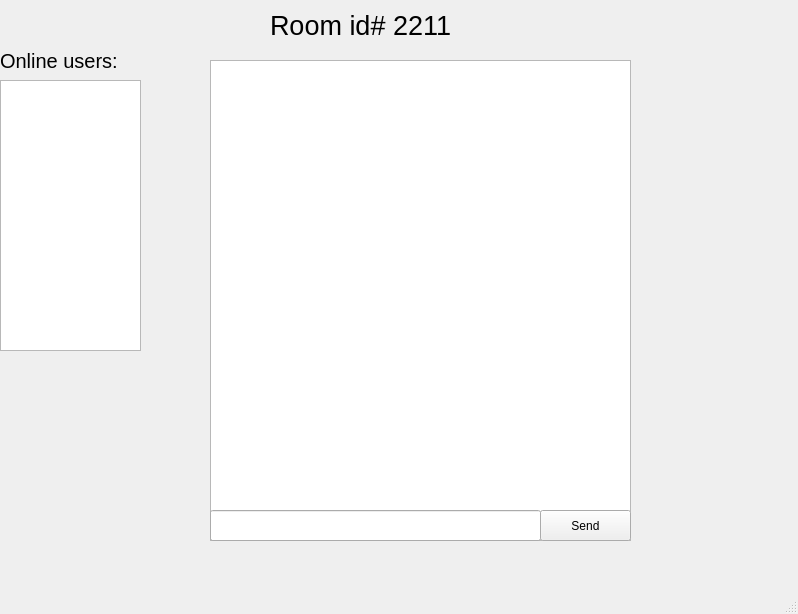
<?xml version="1.0" encoding="UTF-8"?>
<ui version="4.0">
 <class>MainWindow</class>
 <widget class="QMainWindow" name="MainWindow">
  <property name="geometry">
   <rect>
    <x>0</x>
    <y>0</y>
    <width>798</width>
    <height>614</height>
   </rect>
  </property>
  <property name="windowTitle">
   <string>MainWindow</string>
  </property>
  <widget class="QWidget" name="centralwidget">
   <widget class="QLabel" name="RoomLabel">
    <property name="geometry">
     <rect>
      <x>270</x>
      <y>0</y>
      <width>221</width>
      <height>51</height>
     </rect>
    </property>
    <property name="font">
     <font>
      <pointsize>20</pointsize>
     </font>
    </property>
    <property name="text">
     <string>Room id# 2211</string>
    </property>
   </widget>
   <widget class="QLabel" name="label_2">
    <property name="geometry">
     <rect>
      <x>0</x>
      <y>10</y>
      <width>171</width>
      <height>101</height>
     </rect>
    </property>
    <property name="font">
     <font>
      <pointsize>15</pointsize>
     </font>
    </property>
    <property name="text">
     <string>Online users:</string>
    </property>
   </widget>
   <widget class="QTextEdit" name="chatframe">
    <property name="geometry">
     <rect>
      <x>210</x>
      <y>60</y>
      <width>421</width>
      <height>481</height>
     </rect>
    </property>
    <property name="readOnly">
     <bool>true</bool>
    </property>
   </widget>
   <widget class="QLineEdit" name="chatLabel">
    <property name="geometry">
     <rect>
      <x>210</x>
      <y>510</y>
      <width>331</width>
      <height>31</height>
     </rect>
    </property>
   </widget>
   <widget class="QPushButton" name="sendButton">
    <property name="geometry">
     <rect>
      <x>540</x>
      <y>510</y>
      <width>91</width>
      <height>31</height>
     </rect>
    </property>
    <property name="text">
     <string>Send</string>
    </property>
   </widget>
   <widget class="QTextEdit" name="usersFrame">
    <property name="geometry">
     <rect>
      <x>0</x>
      <y>80</y>
      <width>141</width>
      <height>271</height>
     </rect>
    </property>
    <property name="readOnly">
     <bool>true</bool>
    </property>
   </widget>
  </widget>
  <widget class="QStatusBar" name="statusbar"/>
 </widget>
 <resources/>
 <connections/>
</ui>
